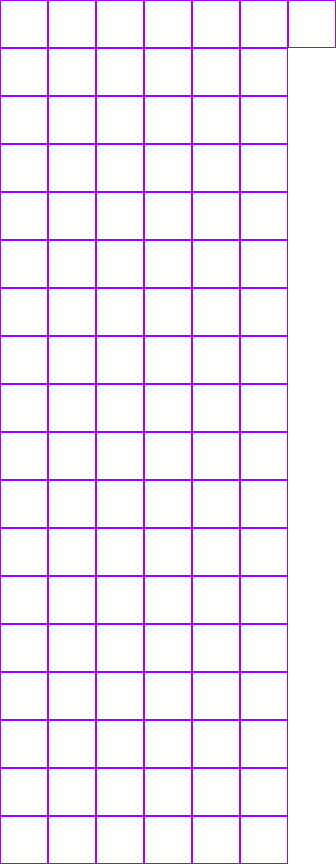
#> input picture utils/purple.png, 336 x 864 px
$ python numbering_assets.py
#> lines starting #> are read from the running program, lines starting #| are printed output that depends on the picture
import math
from PIL import Image, ImageDraw, ImageFont
modes = ["facility-frames", "facility-numbers"]
font = ImageFont.truetype('font.ttf', size=16)
mode = modes[0]

def main():

    DoFacilityFrames()
    # DoNormalNumbers(7, 18, 48, 48)

def DoNormalNumbers(imgWidthNum, imgHeightNum, tileWidth, tileHeight):
    image = Image.open('purple.png')
    draw = ImageDraw.Draw(image)
    counter = 0

    for j in range(1, imgHeightNum + 1):
        for i in range (1, imgWidthNum + 1):
            (x, y) = ( (i - 1) * tileWidth + 10, (j - 1) * tileHeight + 10)

            counter += 1
            message = str(counter)

            color = 'rgb(171, 42, 232)'
            draw.text((x, y), message, fill=color, font=font)

    image.save('purple_numbered.png')
    image.close()

    image = Image.open('yellow.png')
    draw = ImageDraw.Draw(image)
    counter = 0

    for j in range(1, imgHeightNum + 1):
        for i in range (1, imgWidthNum + 1):
            (x, y) = ( (i - 1) * tileWidth + 10, (j - 1) * tileHeight + 10)

            counter += 1
            message = str(counter)

            color = 'rgb(217, 186, 22)'
            draw.text((x, y), message, fill=color, font=font)

    image.save('yellow_numbered.png')
    image.close()

def DoFacilityFrames():
    image = Image.open('purple.png')
#> image is the input picture: PIL image 336x864 RGBA; mean R, G, B, A 168, 0, 255, 18
    draw = ImageDraw.Draw(image)
    level = ["a", "b", "c"]

    for i in range (1, 7):
        for j in range(1, 19):
            (x, y) = ( (i - 1) * 16 * 3 + 10, (j - 1) * 16 * 3 + 10)

            message = str(math.ceil(j / 3)) + level[j % 3 - 1] + str(i)

            color = 'rgb(171, 42, 232)'
            draw.text((x, y), message, fill=color, font=font)

    (x, y) = ( (7 - 1) * 16 * 3 + 10, (1 - 1) * 16 * 3 + 10)
    message = "00"
    draw.text((x, y), message, fill=color, font=font)

    image.save('purple.png')
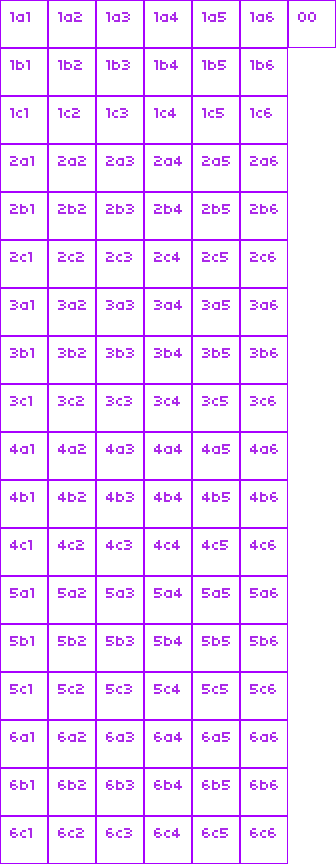
#> saved as purple.png: PIL image 336x864 RGBA; mean R, G, B, A 168.1, 1.8, 254, 28.9; transparent parts drawn white
    image.close()

    image = Image.open('yellow.png')
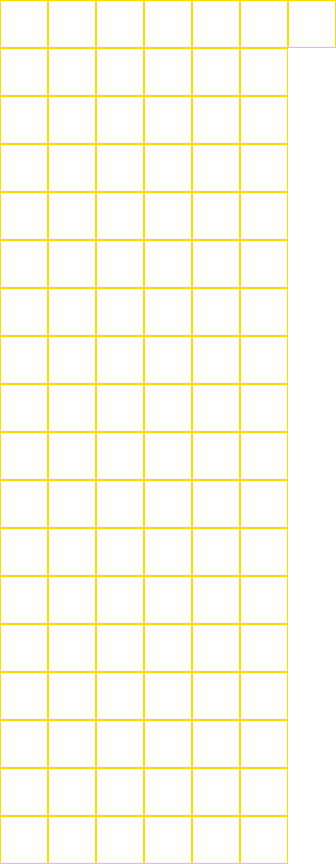
#> input picture utils/yellow.png, 336 x 864 px
#> image is the input picture: PIL image 336x864 RGBA; mean R, G, B, A 255, 252.2, 237, 18
    draw = ImageDraw.Draw(image)

    for i in range (1, 7):
        for j in range(1, 19):
            (x, y) = ( (i - 1) * 16 * 3 + 10, (j - 1) * 16 * 3 + 10)

            message = str(math.ceil(j / 3)) + level[j % 3 - 1] + str(i)

            color = 'rgb(217, 186, 22)'
            draw.text((x, y), message, fill=color, font=font)

    (x, y) = ( (7 - 1) * 16 * 3 + 10, (1 - 1) * 16 * 3 + 10)
    message = "00"
    draw.text((x, y), message, fill=color, font=font)

    image.save('yellow.png')
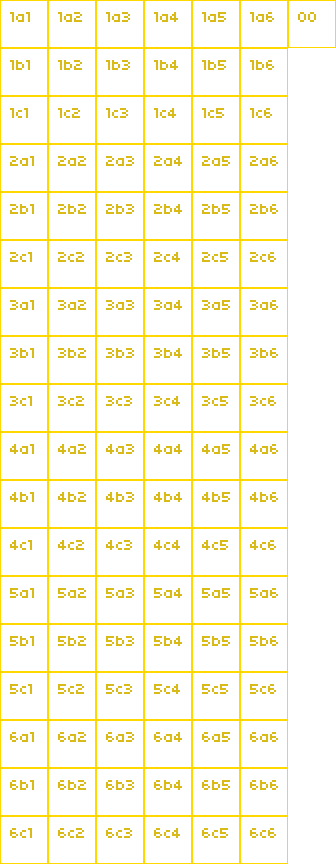
#> saved as yellow.png: PIL image 336x864 RGBA; mean R, G, B, A 253.4, 249.3, 227, 28.9; transparent parts drawn white


if __name__ == "__main__":
    main()
